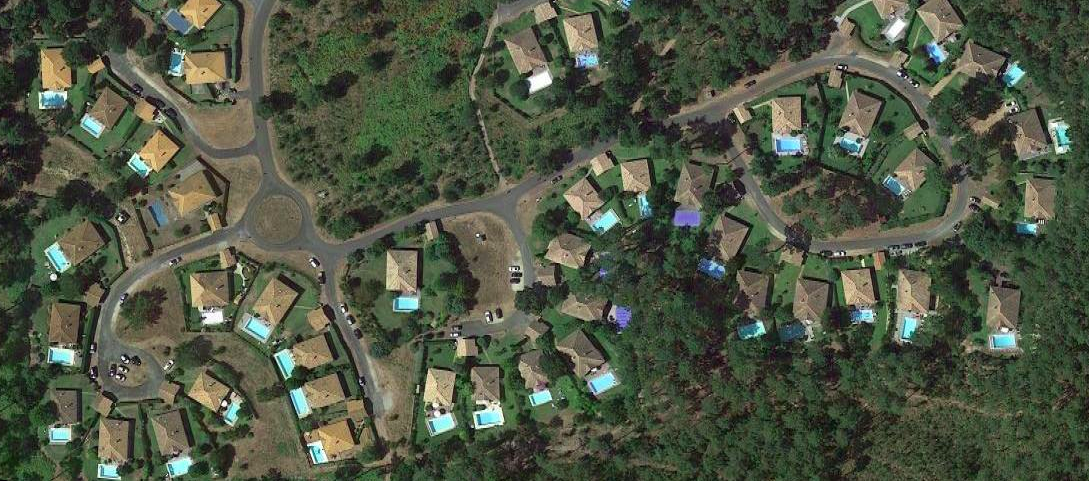
#> input picture moliets.png, 1089 x 481 px
$ jupyter execute --allow-errors TP_morphological_operation.ipynb
#> lines starting #> are read from the running program, lines starting #| are printed output that depends on the picture; after the words box and inside, x2 and y2 are one past the last pixel; in counts of white or black regions, pixels touching at a corner belong together
[cell 1]
#importing the modules

import skimage.morphology as morpho
import skimage.io as io
import matplotlib.pyplot as plt
from skimage.color import rgb2gray,label2rgb
from skimage.measure import regionprops,label,regionprops_table
from skimage.filters import sobel,threshold_otsu,threshold_li,median,gaussian,prewitt
import pandas as pd
import matplotlib.patches as mpatches
from scipy.ndimage import label as lb
from skimage.feature import canny

[cell 2]
plt.figure(figsize=(20,20))

image=io.imread('moliets.png')
#> image is the input picture: shape (481, 1089, 3); mean R, G, B 78.5, 85.9, 67.3

plt.imshow(image)
plt.show()

[cell 3]
image_blue=image[:,:,2]
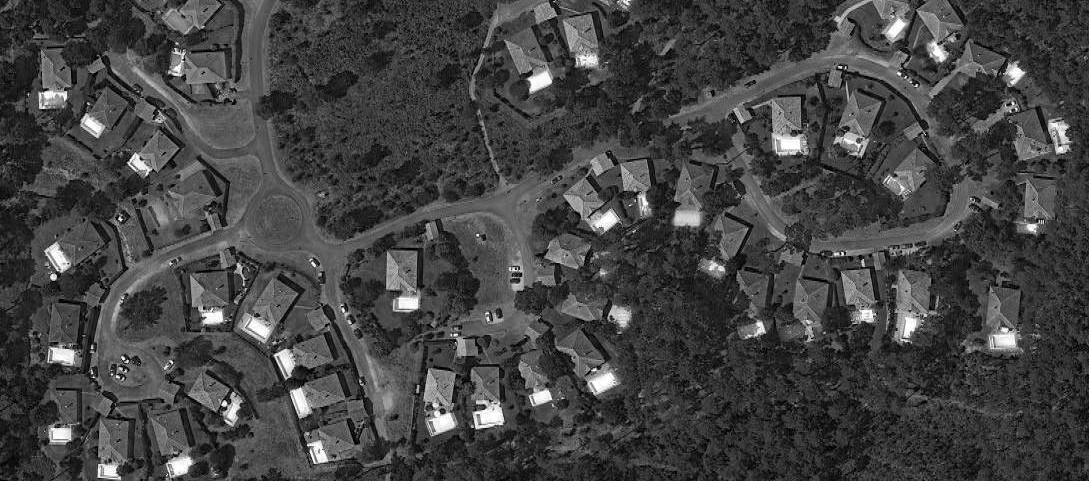
#> image_blue: shape (481, 1089); min 0, max 255, mean 67.3
mask_blue=image_blue>235
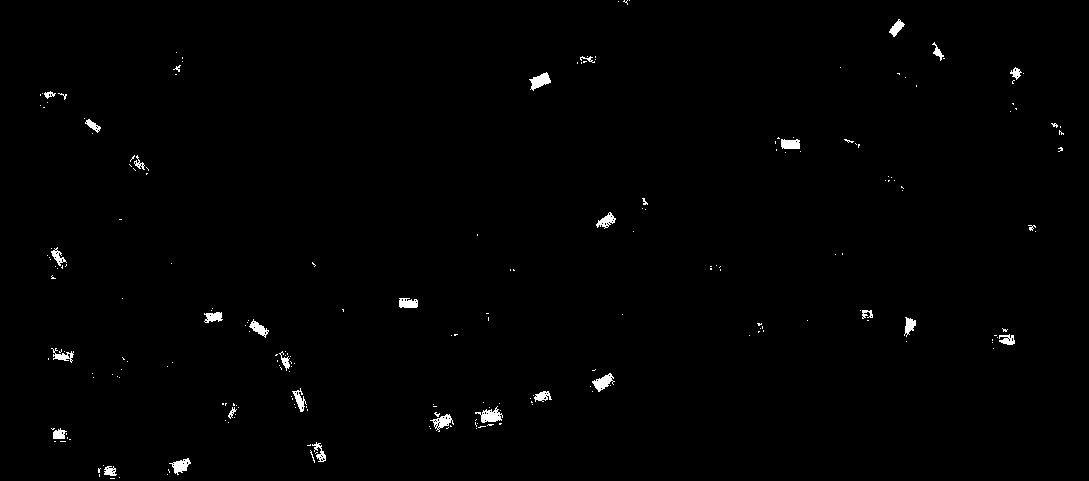
#> mask_blue: shape (481, 1089) bool; 0.8% white; 225 white regions (193 under 20 px), largest, box (x1, y1, x2, y2) and area: (475, 406, 503, 423) 233, (529, 72, 551, 91) 217, (592, 373, 615, 392) 208
plt.imshow(mask_blue,'gray')

[cell 4]
image_rouge=image[:,:,0]
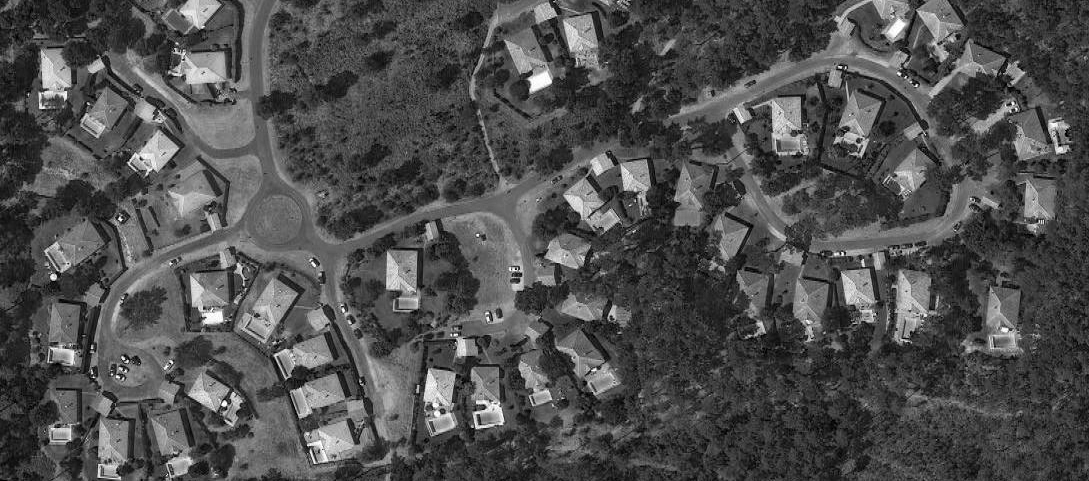
#> image_rouge: shape (481, 1089); min 0, max 255, mean 78.5
plt.hist(image_rouge.ravel(),bins=256)
plt.show()
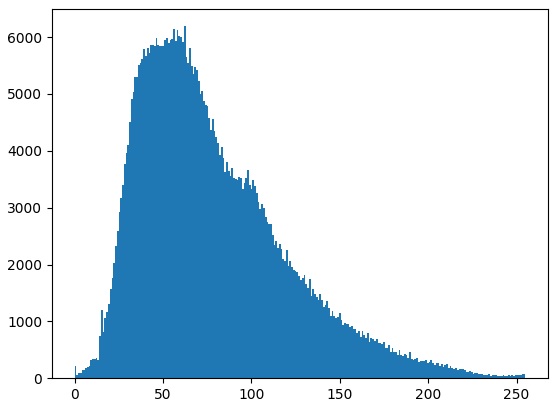
#> figure drawn by matplotlib, 1 panel; tallest bar 6192 high, from x = 61.76 to 62.75

[cell 5]
plt.figure(figsize=(20,20))

bruit_elim=morpho.erosion(mask_blue,morpho.disk(1.3))
#> bruit_elim: shape (481, 1089) bool; 0.41% white; 104 white regions (81 under 20 px), largest, box (x1, y1, x2, y2) and area: (530, 73, 550, 89) 174, (592, 373, 611, 391) 147, (481, 410, 500, 422) 141

plt.imshow(bruit_elim)

[cell 6]
fig=plt.figure(figsize=(20,20))
dilation=morpho.dilation(bruit_elim,morpho.disk(6))
#> dilation: shape (481, 1089) bool; 2.8% white; 39 white regions, largest, box (x1, y1, x2, y2) and area: (469, 404, 506, 431) 731, (524, 67, 556, 95) 604, (586, 367, 617, 397) 578
dilation2=morpho.opening(dilation,morpho.disk(4.3))
#> dilation2: shape (481, 1089) bool; 2.7% white; 39 white regions, largest, box (x1, y1, x2, y2) and area: (470, 405, 505, 430) 713, (525, 68, 555, 94) 593, (587, 368, 616, 396) 569
plt.subplot(1,2,1)
plt.imshow(dilation,'gray')
plt.subplot(1,2,2)
plt.imshow(image)

[cell 7]
label_image,n=lb(dilation2)
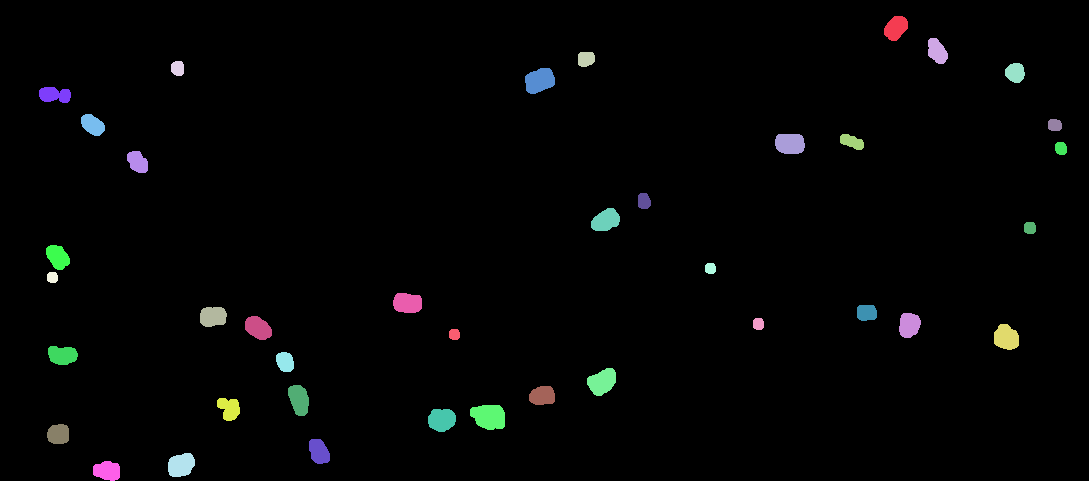
#> label_image: shape (481, 1089) int32; 40 distinct labels, from 0 to 39; one colour per label, 0 black
#> n = 39
print(n)
#| 39

[cell 8]
prop = regionprops_table(label_image, properties=('area','orientation'))
#> prop = 2 items
dataframe=pd.DataFrame(prop)
#> dataframe = table of 39 rows and 2 columns
dataframe.head()
#> Out = table of 5 rows and 2 columns

[cell 9]
fig, ax = plt.subplots(figsize=(10, 6))
ax.imshow(image)

for region in regionprops(label_image):
    # take regions with large enough areas
    if region.area >= 100:
        minr, minc, maxr, maxc = region.bbox
        rect = mpatches.Rectangle((minc, minr), maxc - minc, maxr - minr,
                                  fill=False, edgecolor='red', linewidth=2)
        ax.add_patch(rect)
        centroid = region.centroid
        # Add line to centroid
        ax.plot(centroid[1], centroid[0], 'ro', markersize=5)  # 'go' for green dot
#> this loop made 39 passes
#> (minr, minc, maxr, maxc, centroid) on passes 1 to 12: (16, 884, 41, 908, (27.53, 895.5)), (38, 928, 64, 948, (50.83, 936.7)), (52, 578, 67, 595, (58.55, 585.6)), (61, 171, 76, 184, (67.9, 177.3)), (63, 1005, 83, 1025, (72.29, 1014.8)), (68, 525, 94, 555, (80.19, 539.2)), (87, 39, 103, 71, (94.39, 54.21)), (114, 81, 136, 105, (124.5, 92.24)), (119, 1048, 131, 1062, (124.6, 1054.3)), (134, 775, 154, 805, (143.2, 789.6)), (134, 840, 150, 864, (141.4, 851.5)), (142, 1055, 155, 1067, (148, 1060.5))

ax.set_axis_off()
plt.tight_layout()
plt.show()

[cell 10]
plt.figure(figsize=(20,20))
grad=canny(image_blue>200)
#> grad: shape (481, 1089) bool; 0.96% white in thin lines or dots
grad=median(grad,morpho.disk(2))
#> grad: shape (481, 1089) bool; 0.12% white in thin lines or dots
#eroded_img=morpho.erosion(grad,morpho.disk(2))

grad=morpho.dilation(grad,morpho.disk(2))
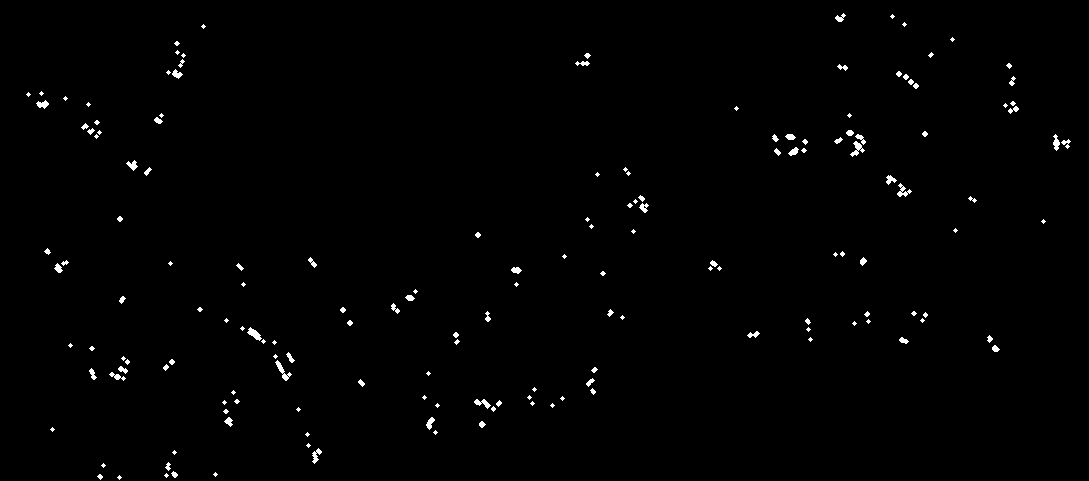
#> grad: shape (481, 1089) bool; 0.84% white; 165 white regions (84 under 20 px), largest, box (x1, y1, x2, y2) and area: (275, 360, 292, 381) 105, (850, 141, 865, 157) 97, (247, 327, 262, 341) 96
label_image,n2=lb(grad)
#> label_image: shape (481, 1089) int32; 186 distinct labels, from 0 to 185
#> n2 = 185
plt.imshow(grad)

[cell 11]
dl=morpho.erosion(grad,morpho.disk(4))
#> dl: shape (481, 1089) bool; every value is 0

plt.imshow(dl)

[cell 12]
fig, ax = plt.subplots(figsize=(10, 6))
ax.imshow(image)

for region in regionprops(label_image):
    # take regions with large enough areas
    if region.area >= 50:
        minr, minc, maxr, maxc = region.bbox
        rect = mpatches.Rectangle((minc, minr), maxc - minc, maxr - minr,
                                  fill=False, edgecolor='red', linewidth=2)
        ax.add_patch(rect)
        centroid = region.centroid
        # Add line to centroid
        ax.plot(centroid[1], centroid[0], 'ro', markersize=5)  # 'go' for green dot
#> this loop made 185 passes
#> (minr, minc, maxr, maxc, centroid) on passes 17, 28, 48, 53, 55, 60, 65, 75, 93, 97, 121, 139: (69, 172, 79, 183, (73.74, 176.6)), (100, 36, 109, 49, (104, 42.27)), (134, 1053, 151, 1060, (142.4, 1055.8)), (141, 853, 151, 862, (145.2, 857.3)), (147, 788, 156, 799, (151.3, 793.3)), (160, 126, 171, 138, (164.7, 132.1)), (175, 886, 185, 897, (179.3, 890.1)), (203, 639, 213, 649, (207.2, 643.6)), (263, 54, 273, 63, (268, 57.98)), (267, 511, 274, 522, (269.8, 515.8)), (327, 247, 341, 262, (333.6, 254)), (360, 275, 374, 285, (366.5, 279.5))

ax.set_axis_off()
plt.tight_layout()
plt.show()
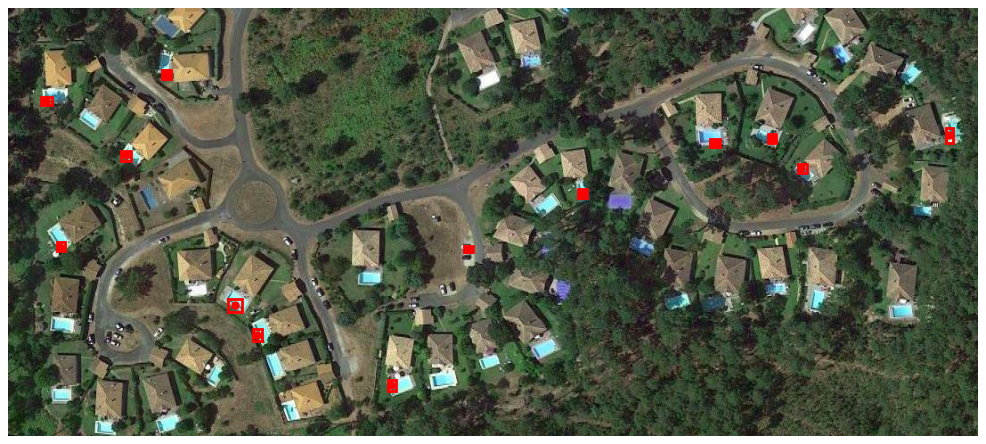
#> figure drawn by matplotlib, 1 panel

#> (a cell that did not finish here is left out)

#> (a cell that did not finish here is left out)

#> (a cell that did not finish here is left out)

[cell 16]
import plotly
import plotly.express as px
import plotly.graph_objects as go
from skimage import data, filters, measure, morphology

img = data.coins()
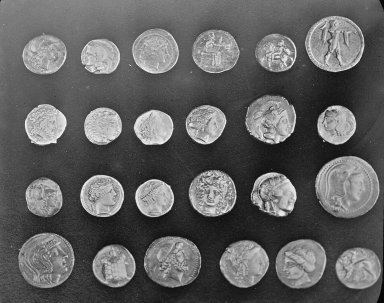
#> input picture skimage.data.coins(), 384 x 303 px
#> img is the input picture: shape (303, 384); min 1, max 252, mean 96.9
# Binary image, post-process the binary mask and compute labels
threshold = filters.threshold_otsu(img)
#> threshold = 107
mask = img > threshold
#> mask: shape (303, 384) bool; 38.8% white; 96 white regions (70 under 20 px), largest, box (x1, y1, x2, y2) and area: (0, 0, 296, 76) 8792, (315, 156, 380, 218) 3062, (305, 16, 365, 72) 2459
mask = morphology.remove_small_objects(mask, 50)
#> mask: shape (303, 384) bool; 38.5% white; 24 white regions, largest, box (x1, y1, x2, y2) and area: (0, 0, 295, 76) 8755, (315, 156, 380, 218) 3054, (305, 16, 365, 72) 2459
mask = morphology.remove_small_holes(mask, 50)
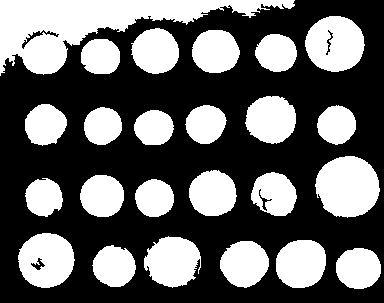
#> mask: shape (303, 384) bool; 39.6% white; 24 white regions
labels = measure.label(mask)
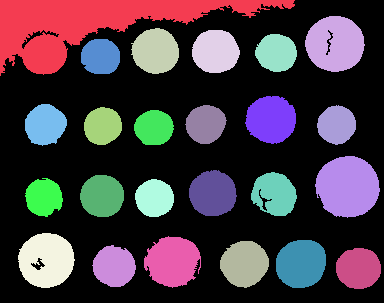
#> labels: shape (303, 384) int32; 25 distinct labels, from 0 to 24; one colour per label, 0 black

fig = px.imshow(img, binary_string=True)
fig.update_traces(hoverinfo='skip') # hover is only for label info

props = measure.regionprops(labels, img)
#> props = 24 regions; largest, box (x1, y1, x2, y2) and area: (0, 0, 295, 76) 8897, (315, 156, 380, 218) 3091, (305, 16, 365, 72) 2556, (18, 233, 75, 288) 2370, (144, 236, 201, 288) 2166
properties = ['area', 'eccentricity', 'perimeter', 'intensity_mean']

# For each label, add a filled scatter trace for its contour,
# and display the properties of the label in the hover of this trace.
for index in range(1, labels.max()):
    label_i = props[index].label
    contour = measure.find_contours(labels == label_i, 0.5)[0]
    y, x = contour.T
    hoverinfo = ''
    for prop_name in properties:
        hoverinfo += f'<b>{prop_name}: {getattr(props[index], prop_name):.2f}</b><br>'
    fig.add_trace(go.Scatter(
        x=x, y=y, name=label_i,
        mode='lines', fill='toself', showlegend=False,
        hovertemplate=hoverinfo, hoveron='points+fills'))

plotly.io.show(fig)

$ run again, with squirrel.png copied over moliets.png
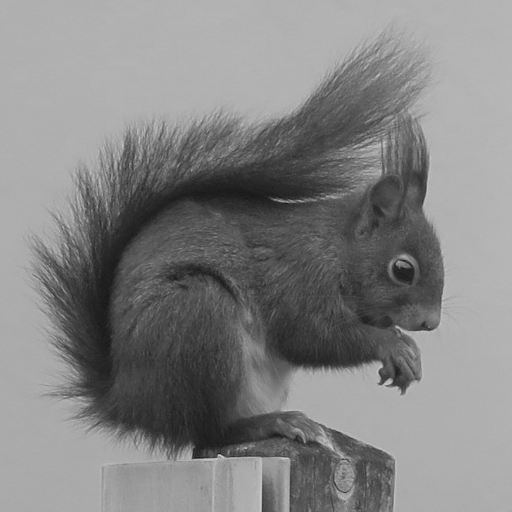
#> input picture squirrel.png, 512 x 512 px
#> image is the input picture: shape (512, 512); min 23, max 213, mean 131
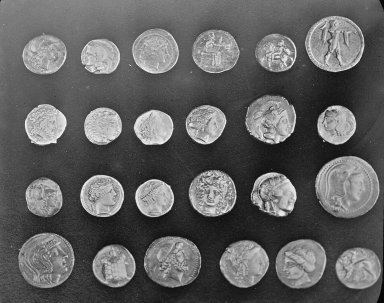
#> input picture skimage.data.coins(), 384 x 303 px
#> img is the input picture: shape (303, 384); min 1, max 252, mean 96.9
#> threshold = 107
#> labels: shape (303, 384) int32; 25 distinct labels, from 0 to 24
#> props = 24 regions; largest, box (x1, y1, x2, y2) and area: (0, 0, 295, 76) 8897, (315, 156, 380, 218) 3091, (305, 16, 365, 72) 2556, (18, 233, 75, 288) 2370, (144, 236, 201, 288) 2166
